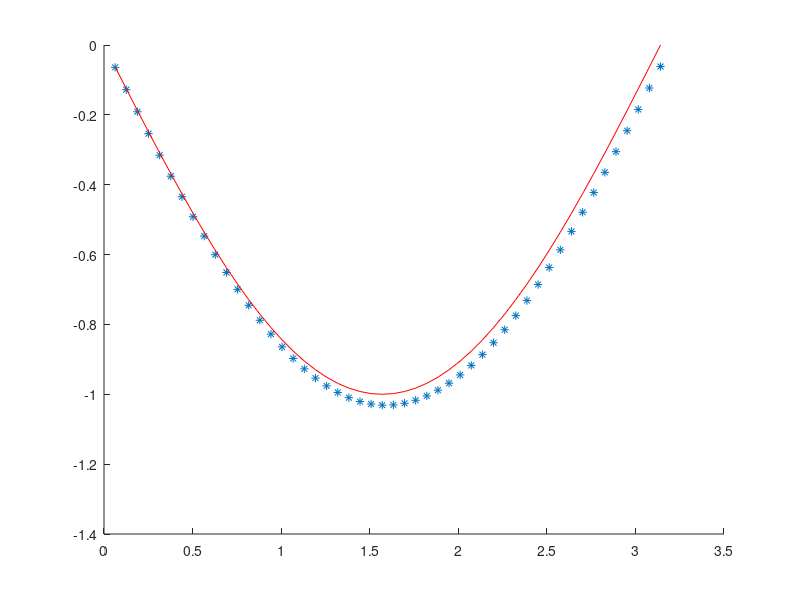

Write the MATLAB code that produced this figure.
%tato
clear all
n = 50;
A=diag(ones(1,n-1),1)+diag(ones(1,n-1),-1)-2*diag(ones(1,n),0)
for i=1:n
	D(i)=pi*i/n;
end;
D=D'; %D traspuesta

S=sin(D);
B=(pi^2)/(n^2) * S;
U=A\B;
hold on;
plot(D,U,'*');
plot(D,-sin(D),'r');